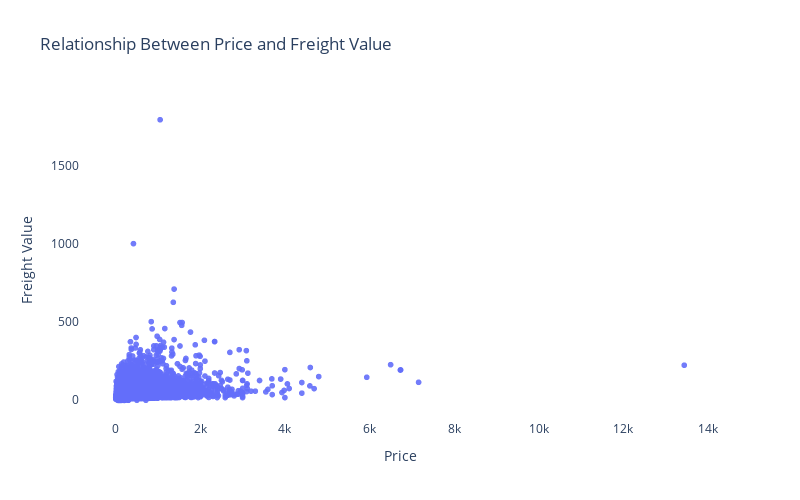

The notebook cell saved with this chart:
### Code cell
fig = px.scatter(total_per_order, x='price', y='freight_value', 
                 title='Relationship Between Price and Freight Value',
                 labels={'price': 'Price', 'freight_value': 'Freight Value'},
                 opacity=0.9)

fig.update_layout(
    xaxis_title="Price",
    yaxis_title="Freight Value",
    plot_bgcolor='white',
    width=800,
    height=500
)

fig.show()

### Figure 1 — Plotly figure (JSON) as saved in the notebook; plotly's stock layout.template omitted (floating-point values rounded to 4 significant figures; data arrays with more than 128 entries replaced by an {"elided": "..."} marker saying what was removed)
{"data": [{"hovertemplate": "Price=%{x}<br>Freight Value=%{y}<extra></extra>", "legendgroup": "", "marker": {"color": "#636efa", "opacity": 0.9, "symbol": "circle"}, "mode": "markers", "name": "", "showlegend": false, "type": "scattergl", "x": {"elided": "98666 float values"}, "xaxis": "x", "y": {"elided": "98666 float values"}, "yaxis": "y"}], "layout": {"height": 500, "legend": {"tracegroupgap": 0}, "plot_bgcolor": "white", "title": {"text": "Relationship Between Price and Freight Value"}, "width": 800, "xaxis": {"anchor": "y", "domain": [0, 1], "title": {"text": "Price"}}, "yaxis": {"anchor": "x", "domain": [0, 1], "title": {"text": "Freight Value"}}}}
